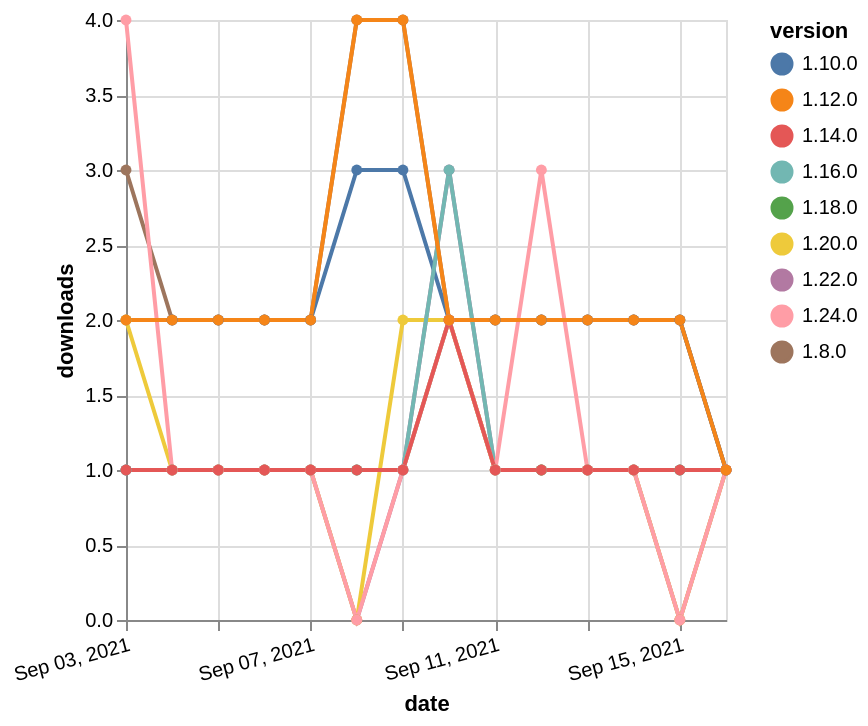

Specify this chart in Vega-Lite:
### Vega-Lite specification from a JSON file in a GitHub repository (floating-point values rounded to 4 significant figures)
{"$schema": "https://vega.github.io/schema/vega-lite/v5.json", "description": "A simple bar chart with embedded data.", "data": {"values": [{"date": "2021-09-03", "total": 185, "delta": 1, "version": "1.18.0"}, {"date": "2021-09-04", "total": 186, "delta": 1, "version": "1.18.0"}, {"date": "2021-09-05", "total": 187, "delta": 1, "version": "1.18.0"}, {"date": "2021-09-06", "total": 188, "delta": 1, "version": "1.18.0"}, {"date": "2021-09-07", "total": 189, "delta": 1, "version": "1.18.0"}, {"date": "2021-09-08", "total": 190, "delta": 1, "version": "1.18.0"}, {"date": "2021-09-09", "total": 191, "delta": 1, "version": "1.18.0"}, {"date": "2021-09-10", "total": 193, "delta": 2, "version": "1.18.0"}, {"date": "2021-09-11", "total": 194, "delta": 1, "version": "1.18.0"}, {"date": "2021-09-12", "total": 195, "delta": 1, "version": "1.18.0"}, {"date": "2021-09-13", "total": 196, "delta": 1, "version": "1.18.0"}, {"date": "2021-09-14", "total": 197, "delta": 1, "version": "1.18.0"}, {"date": "2021-09-15", "total": 198, "delta": 1, "version": "1.18.0"}, {"date": "2021-09-16", "total": 199, "delta": 1, "version": "1.18.0"}, {"date": "2021-09-03", "total": 196, "delta": 1, "version": "1.22.0"}, {"date": "2021-09-04", "total": 197, "delta": 1, "version": "1.22.0"}, {"date": "2021-09-05", "total": 198, "delta": 1, "version": "1.22.0"}, {"date": "2021-09-06", "total": 199, "delta": 1, "version": "1.22.0"}, {"date": "2021-09-07", "total": 200, "delta": 1, "version": "1.22.0"}, {"date": "2021-09-08", "total": 200, "delta": 0, "version": "1.22.0"}, {"date": "2021-09-09", "total": 201, "delta": 1, "version": "1.22.0"}, {"date": "2021-09-10", "total": 204, "delta": 3, "version": "1.22.0"}, {"date": "2021-09-11", "total": 205, "delta": 1, "version": "1.22.0"}, {"date": "2021-09-12", "total": 206, "delta": 1, "version": "1.22.0"}, {"date": "2021-09-13", "total": 207, "delta": 1, "version": "1.22.0"}, {"date": "2021-09-14", "total": 208, "delta": 1, "version": "1.22.0"}, {"date": "2021-09-15", "total": 208, "delta": 0, "version": "1.22.0"}, {"date": "2021-09-16", "total": 209, "delta": 1, "version": "1.22.0"}, {"date": "2021-09-03", "total": 3106, "delta": 3, "version": "1.8.0"}, {"date": "2021-09-04", "total": 3108, "delta": 2, "version": "1.8.0"}, {"date": "2021-09-05", "total": 3110, "delta": 2, "version": "1.8.0"}, {"date": "2021-09-06", "total": 3112, "delta": 2, "version": "1.8.0"}, {"date": "2021-09-07", "total": 3114, "delta": 2, "version": "1.8.0"}, {"date": "2021-09-08", "total": 3118, "delta": 4, "version": "1.8.0"}, {"date": "2021-09-09", "total": 3122, "delta": 4, "version": "1.8.0"}, {"date": "2021-09-10", "total": 3124, "delta": 2, "version": "1.8.0"}, {"date": "2021-09-11", "total": 3126, "delta": 2, "version": "1.8.0"}, {"date": "2021-09-12", "total": 3128, "delta": 2, "version": "1.8.0"}, {"date": "2021-09-13", "total": 3130, "delta": 2, "version": "1.8.0"}, {"date": "2021-09-14", "total": 3132, "delta": 2, "version": "1.8.0"}, {"date": "2021-09-15", "total": 3134, "delta": 2, "version": "1.8.0"}, {"date": "2021-09-16", "total": 3135, "delta": 1, "version": "1.8.0"}, {"date": "2021-09-03", "total": 2568, "delta": 2, "version": "1.10.0"}, {"date": "2021-09-04", "total": 2570, "delta": 2, "version": "1.10.0"}, {"date": "2021-09-05", "total": 2572, "delta": 2, "version": "1.10.0"}, {"date": "2021-09-06", "total": 2574, "delta": 2, "version": "1.10.0"}, {"date": "2021-09-07", "total": 2576, "delta": 2, "version": "1.10.0"}, {"date": "2021-09-08", "total": 2579, "delta": 3, "version": "1.10.0"}, {"date": "2021-09-09", "total": 2582, "delta": 3, "version": "1.10.0"}, {"date": "2021-09-10", "total": 2584, "delta": 2, "version": "1.10.0"}, {"date": "2021-09-11", "total": 2586, "delta": 2, "version": "1.10.0"}, {"date": "2021-09-12", "total": 2588, "delta": 2, "version": "1.10.0"}, {"date": "2021-09-13", "total": 2590, "delta": 2, "version": "1.10.0"}, {"date": "2021-09-14", "total": 2592, "delta": 2, "version": "1.10.0"}, {"date": "2021-09-15", "total": 2594, "delta": 2, "version": "1.10.0"}, {"date": "2021-09-16", "total": 2595, "delta": 1, "version": "1.10.0"}, {"date": "2021-09-03", "total": 164, "delta": 2, "version": "1.20.0"}, {"date": "2021-09-04", "total": 165, "delta": 1, "version": "1.20.0"}, {"date": "2021-09-05", "total": 166, "delta": 1, "version": "1.20.0"}, {"date": "2021-09-06", "total": 167, "delta": 1, "version": "1.20.0"}, {"date": "2021-09-07", "total": 168, "delta": 1, "version": "1.20.0"}, {"date": "2021-09-08", "total": 168, "delta": 0, "version": "1.20.0"}, {"date": "2021-09-09", "total": 170, "delta": 2, "version": "1.20.0"}, {"date": "2021-09-10", "total": 172, "delta": 2, "version": "1.20.0"}, {"date": "2021-09-11", "total": 173, "delta": 1, "version": "1.20.0"}, {"date": "2021-09-12", "total": 174, "delta": 1, "version": "1.20.0"}, {"date": "2021-09-13", "total": 175, "delta": 1, "version": "1.20.0"}, {"date": "2021-09-14", "total": 176, "delta": 1, "version": "1.20.0"}, {"date": "2021-09-15", "total": 176, "delta": 0, "version": "1.20.0"}, {"date": "2021-09-16", "total": 177, "delta": 1, "version": "1.20.0"}, {"date": "2021-09-03", "total": 338, "delta": 1, "version": "1.16.0"}, {"date": "2021-09-04", "total": 339, "delta": 1, "version": "1.16.0"}, {"date": "2021-09-05", "total": 340, "delta": 1, "version": "1.16.0"}, {"date": "2021-09-06", "total": 341, "delta": 1, "version": "1.16.0"}, {"date": "2021-09-07", "total": 342, "delta": 1, "version": "1.16.0"}, {"date": "2021-09-08", "total": 343, "delta": 1, "version": "1.16.0"}, {"date": "2021-09-09", "total": 344, "delta": 1, "version": "1.16.0"}, {"date": "2021-09-10", "total": 347, "delta": 3, "version": "1.16.0"}, {"date": "2021-09-11", "total": 348, "delta": 1, "version": "1.16.0"}, {"date": "2021-09-12", "total": 349, "delta": 1, "version": "1.16.0"}, {"date": "2021-09-13", "total": 350, "delta": 1, "version": "1.16.0"}, {"date": "2021-09-14", "total": 351, "delta": 1, "version": "1.16.0"}, {"date": "2021-09-15", "total": 352, "delta": 1, "version": "1.16.0"}, {"date": "2021-09-16", "total": 353, "delta": 1, "version": "1.16.0"}, {"date": "2021-09-03", "total": 126, "delta": 4, "version": "1.24.0"}, {"date": "2021-09-04", "total": 127, "delta": 1, "version": "1.24.0"}, {"date": "2021-09-05", "total": 128, "delta": 1, "version": "1.24.0"}, {"date": "2021-09-06", "total": 129, "delta": 1, "version": "1.24.0"}, {"date": "2021-09-07", "total": 130, "delta": 1, "version": "1.24.0"}, {"date": "2021-09-08", "total": 130, "delta": 0, "version": "1.24.0"}, {"date": "2021-09-09", "total": 131, "delta": 1, "version": "1.24.0"}, {"date": "2021-09-10", "total": 133, "delta": 2, "version": "1.24.0"}, {"date": "2021-09-11", "total": 134, "delta": 1, "version": "1.24.0"}, {"date": "2021-09-12", "total": 137, "delta": 3, "version": "1.24.0"}, {"date": "2021-09-13", "total": 138, "delta": 1, "version": "1.24.0"}, {"date": "2021-09-14", "total": 139, "delta": 1, "version": "1.24.0"}, {"date": "2021-09-15", "total": 139, "delta": 0, "version": "1.24.0"}, {"date": "2021-09-16", "total": 140, "delta": 1, "version": "1.24.0"}, {"date": "2021-09-03", "total": 237, "delta": 1, "version": "1.14.0"}, {"date": "2021-09-04", "total": 238, "delta": 1, "version": "1.14.0"}, {"date": "2021-09-05", "total": 239, "delta": 1, "version": "1.14.0"}, {"date": "2021-09-06", "total": 240, "delta": 1, "version": "1.14.0"}, {"date": "2021-09-07", "total": 241, "delta": 1, "version": "1.14.0"}, {"date": "2021-09-08", "total": 242, "delta": 1, "version": "1.14.0"}, {"date": "2021-09-09", "total": 243, "delta": 1, "version": "1.14.0"}, {"date": "2021-09-10", "total": 245, "delta": 2, "version": "1.14.0"}, {"date": "2021-09-11", "total": 246, "delta": 1, "version": "1.14.0"}, {"date": "2021-09-12", "total": 247, "delta": 1, "version": "1.14.0"}, {"date": "2021-09-13", "total": 248, "delta": 1, "version": "1.14.0"}, {"date": "2021-09-14", "total": 249, "delta": 1, "version": "1.14.0"}, {"date": "2021-09-15", "total": 250, "delta": 1, "version": "1.14.0"}, {"date": "2021-09-16", "total": 251, "delta": 1, "version": "1.14.0"}, {"date": "2021-09-03", "total": 2421, "delta": 2, "version": "1.12.0"}, {"date": "2021-09-04", "total": 2423, "delta": 2, "version": "1.12.0"}, {"date": "2021-09-05", "total": 2425, "delta": 2, "version": "1.12.0"}, {"date": "2021-09-06", "total": 2427, "delta": 2, "version": "1.12.0"}, {"date": "2021-09-07", "total": 2429, "delta": 2, "version": "1.12.0"}, {"date": "2021-09-08", "total": 2433, "delta": 4, "version": "1.12.0"}, {"date": "2021-09-09", "total": 2437, "delta": 4, "version": "1.12.0"}, {"date": "2021-09-10", "total": 2439, "delta": 2, "version": "1.12.0"}, {"date": "2021-09-11", "total": 2441, "delta": 2, "version": "1.12.0"}, {"date": "2021-09-12", "total": 2443, "delta": 2, "version": "1.12.0"}, {"date": "2021-09-13", "total": 2445, "delta": 2, "version": "1.12.0"}, {"date": "2021-09-14", "total": 2447, "delta": 2, "version": "1.12.0"}, {"date": "2021-09-15", "total": 2449, "delta": 2, "version": "1.12.0"}, {"date": "2021-09-16", "total": 2450, "delta": 1, "version": "1.12.0"}]}, "width": "container", "mark": {"type": "line", "point": {"filled": true}}, "encoding": {"x": {"field": "date", "type": "temporal", "timeUnit": "yearmonthdate", "title": "date", "axis": {"labelAngle": -15}}, "y": {"field": "delta", "type": "quantitative", "title": "downloads"}, "color": {"field": "version", "type": "nominal"}, "tooltip": {"field": "delta"}}}
